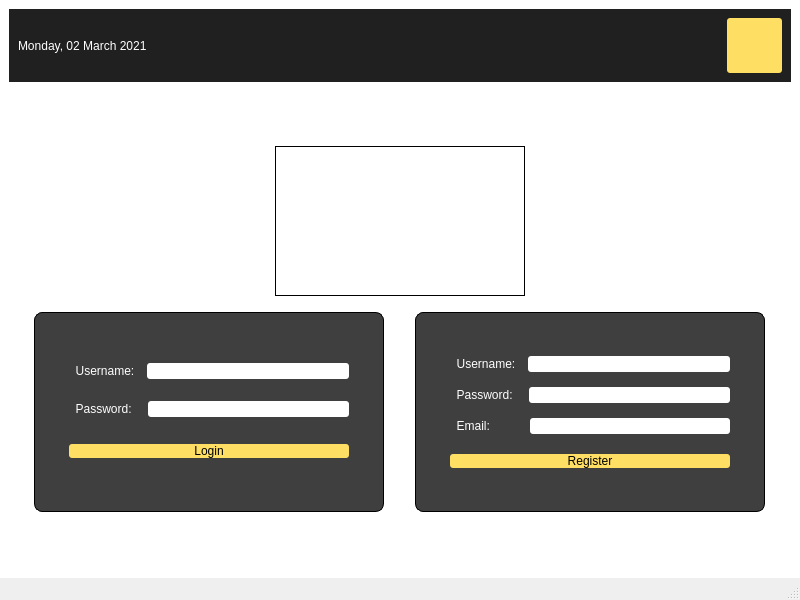
<?xml version="1.0" encoding="UTF-8"?>
<ui version="4.0">
 <class>MainWindow</class>
 <widget class="QMainWindow" name="MainWindow">
  <property name="geometry">
   <rect>
    <x>0</x>
    <y>0</y>
    <width>800</width>
    <height>600</height>
   </rect>
  </property>
  <property name="windowTitle">
   <string>MainWindow</string>
  </property>
  <property name="styleSheet">
   <string notr="true">#centralwidget { background:#FFFFFF; }

#topPanel { 
    background:  #202020;

}

#rForm { 
 background: #3F3F3F;
 border-radius: 8px;
}

QLabel { color: white; }
QLineEdit { border-radius: 3px; }

#loginForm { 
 background: #3F3F3F;
 border-radius: 8px;
}


QPushButton {
    color: black;
    background-color: #FFDF63;
    border-width: 0px;
    border-radius: 3px;
}</string>
  </property>
  <widget class="QWidget" name="centralwidget">
   <layout class="QVBoxLayout" name="verticalLayout">
    <item>
     <widget class="QWidget" name="topPanel" native="true">
      <layout class="QHBoxLayout" name="horizontalLayout_3">
       <item>
        <widget class="QLabel" name="currentDateTime">
         <property name="styleSheet">
          <string notr="true">color: white;</string>
         </property>
         <property name="text">
          <string>Monday, 02 March 2021</string>
         </property>
        </widget>
       </item>
       <item>
        <spacer name="horizontalSpacer">
         <property name="orientation">
          <enum>Qt::Horizontal</enum>
         </property>
         <property name="sizeHint" stdset="0">
          <size>
           <width>40</width>
           <height>20</height>
          </size>
         </property>
        </spacer>
       </item>
       <item>
        <widget class="QPushButton" name="shutdownButton">
         <property name="sizePolicy">
          <sizepolicy hsizetype="Fixed" vsizetype="Fixed">
           <horstretch>0</horstretch>
           <verstretch>0</verstretch>
          </sizepolicy>
         </property>
         <property name="minimumSize">
          <size>
           <width>55</width>
           <height>55</height>
          </size>
         </property>
         <property name="text">
          <string/>
         </property>
        </widget>
       </item>
      </layout>
     </widget>
    </item>
    <item>
     <spacer name="verticalSpacer_4">
      <property name="orientation">
       <enum>Qt::Vertical</enum>
      </property>
      <property name="sizeHint" stdset="0">
       <size>
        <width>20</width>
        <height>40</height>
       </size>
      </property>
     </spacer>
    </item>
    <item>
     <layout class="QHBoxLayout" name="horizontalLayout_4">
      <property name="topMargin">
       <number>0</number>
      </property>
      <item>
       <widget class="QLabel" name="logo">
        <property name="sizePolicy">
         <sizepolicy hsizetype="Fixed" vsizetype="Fixed">
          <horstretch>0</horstretch>
          <verstretch>0</verstretch>
         </sizepolicy>
        </property>
        <property name="minimumSize">
         <size>
          <width>250</width>
          <height>150</height>
         </size>
        </property>
        <property name="styleSheet">
         <string notr="true">border: 1px solid;
</string>
        </property>
        <property name="text">
         <string/>
        </property>
       </widget>
      </item>
     </layout>
    </item>
    <item>
     <spacer name="verticalSpacer_5">
      <property name="orientation">
       <enum>Qt::Vertical</enum>
      </property>
      <property name="sizeType">
       <enum>QSizePolicy::Fixed</enum>
      </property>
      <property name="sizeHint" stdset="0">
       <size>
        <width>20</width>
        <height>10</height>
       </size>
      </property>
     </spacer>
    </item>
    <item>
     <layout class="QHBoxLayout" name="horizontalLayout_5">
      <property name="topMargin">
       <number>0</number>
      </property>
      <item>
       <widget class="QWidget" name="loginForm" native="true">
        <property name="sizePolicy">
         <sizepolicy hsizetype="Fixed" vsizetype="Fixed">
          <horstretch>0</horstretch>
          <verstretch>0</verstretch>
         </sizepolicy>
        </property>
        <property name="minimumSize">
         <size>
          <width>350</width>
          <height>200</height>
         </size>
        </property>
        <property name="styleSheet">
         <string notr="true">#loginForm { border: 1px solid; }
</string>
        </property>
        <layout class="QVBoxLayout" name="verticalLayout_3">
         <property name="leftMargin">
          <number>35</number>
         </property>
         <property name="topMargin">
          <number>35</number>
         </property>
         <property name="rightMargin">
          <number>35</number>
         </property>
         <property name="bottomMargin">
          <number>35</number>
         </property>
         <item>
          <layout class="QHBoxLayout" name="horizontalLayout_2">
           <item>
            <widget class="QLabel" name="label">
             <property name="text">
              <string>  Username:  </string>
             </property>
            </widget>
           </item>
           <item>
            <widget class="QLineEdit" name="username"/>
           </item>
          </layout>
         </item>
         <item>
          <layout class="QHBoxLayout" name="horizontalLayout">
           <item>
            <widget class="QLabel" name="label_2">
             <property name="text">
              <string>  Password:   </string>
             </property>
            </widget>
           </item>
           <item>
            <widget class="QLineEdit" name="password"/>
           </item>
          </layout>
         </item>
         <item>
          <spacer name="verticalSpacer_2">
           <property name="orientation">
            <enum>Qt::Vertical</enum>
           </property>
           <property name="sizeType">
            <enum>QSizePolicy::Fixed</enum>
           </property>
           <property name="sizeHint" stdset="0">
            <size>
             <width>0</width>
             <height>5</height>
            </size>
           </property>
          </spacer>
         </item>
         <item>
          <widget class="QPushButton" name="loginButton">
           <property name="text">
            <string>Login</string>
           </property>
          </widget>
         </item>
        </layout>
       </widget>
      </item>
      <item>
       <widget class="QWidget" name="rForm" native="true">
        <property name="sizePolicy">
         <sizepolicy hsizetype="Fixed" vsizetype="Fixed">
          <horstretch>0</horstretch>
          <verstretch>0</verstretch>
         </sizepolicy>
        </property>
        <property name="minimumSize">
         <size>
          <width>350</width>
          <height>200</height>
         </size>
        </property>
        <property name="styleSheet">
         <string notr="true">#rForm { border: 1px solid; }</string>
        </property>
        <layout class="QVBoxLayout" name="verticalLayout_2">
         <property name="leftMargin">
          <number>35</number>
         </property>
         <property name="topMargin">
          <number>35</number>
         </property>
         <property name="rightMargin">
          <number>35</number>
         </property>
         <property name="bottomMargin">
          <number>35</number>
         </property>
         <item>
          <layout class="QHBoxLayout" name="horizontalLayout_8">
           <item>
            <widget class="QLabel" name="label_3">
             <property name="text">
              <string>  Username:  </string>
             </property>
            </widget>
           </item>
           <item>
            <widget class="QLineEdit" name="rUsername"/>
           </item>
          </layout>
         </item>
         <item>
          <layout class="QHBoxLayout" name="horizontalLayout_7">
           <item>
            <widget class="QLabel" name="label_4">
             <property name="text">
              <string>  Password:   </string>
             </property>
            </widget>
           </item>
           <item>
            <widget class="QLineEdit" name="rPassword"/>
           </item>
          </layout>
         </item>
         <item>
          <layout class="QHBoxLayout" name="horizontalLayout_6">
           <item>
            <widget class="QLabel" name="label_5">
             <property name="text">
              <string>  Email:          </string>
             </property>
            </widget>
           </item>
           <item>
            <widget class="QLineEdit" name="email"/>
           </item>
          </layout>
         </item>
         <item>
          <spacer name="verticalSpacer_3">
           <property name="orientation">
            <enum>Qt::Vertical</enum>
           </property>
           <property name="sizeType">
            <enum>QSizePolicy::Fixed</enum>
           </property>
           <property name="sizeHint" stdset="0">
            <size>
             <width>0</width>
             <height>5</height>
            </size>
           </property>
          </spacer>
         </item>
         <item>
          <widget class="QPushButton" name="registerButton">
           <property name="text">
            <string>Register</string>
           </property>
          </widget>
         </item>
        </layout>
       </widget>
      </item>
     </layout>
    </item>
    <item>
     <spacer name="verticalSpacer">
      <property name="orientation">
       <enum>Qt::Vertical</enum>
      </property>
      <property name="sizeHint" stdset="0">
       <size>
        <width>20</width>
        <height>40</height>
       </size>
      </property>
     </spacer>
    </item>
   </layout>
  </widget>
  <widget class="QMenuBar" name="menubar">
   <property name="geometry">
    <rect>
     <x>0</x>
     <y>0</y>
     <width>800</width>
     <height>22</height>
    </rect>
   </property>
  </widget>
  <widget class="QStatusBar" name="statusbar"/>
 </widget>
 <resources/>
 <connections/>
</ui>
